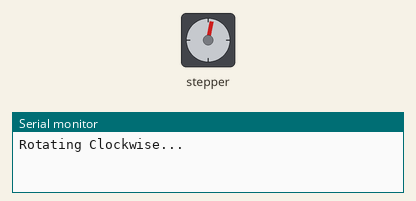
This sketch was run on a simulated Arduino Uno, built with avr-gcc and run on an emulated ATmega328P. On the bench: stepper motor, the last lines printed to the serial monitor. Stepper angles assume 300 steps per turn.

Above: at 0.05 s.
At 0.55 s:
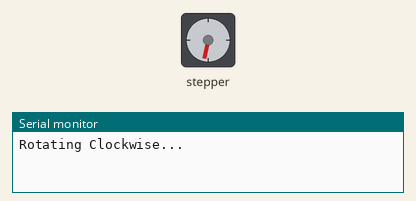
At 1.15 s:
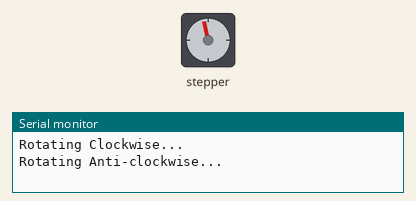
At 1.7 s:
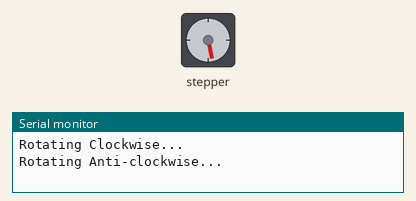
Timing chart, 0 to 5.1 s (numbered marks = the images above):
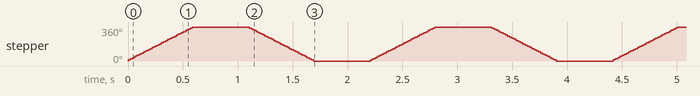

Measured:
- by itself, stepper: turns 360° clockwise in 0.58 s, then 360° counter-clockwise in 0.58 s, repeating every 2.2 s

The sketch:

withoutmicro.ino
```cpp
#include <Stepper.h>

const int steps_per_rev = 300; //Set to 200 for NIMA 17
#define IN1 5
#define IN2 4
#define IN3 14
#define IN4 12

Stepper motor(steps_per_rev, IN1, IN2, IN3, IN4);


void setup()
{
  motor.setSpeed(100);
  Serial.begin(115200);
}

void loop()
{
  Serial.println("Rotating Clockwise...");
  motor.step(steps_per_rev);
  delay(500);

  Serial.println("Rotating Anti-clockwise...");
  motor.step(-steps_per_rev);
  delay(500);
}
```
